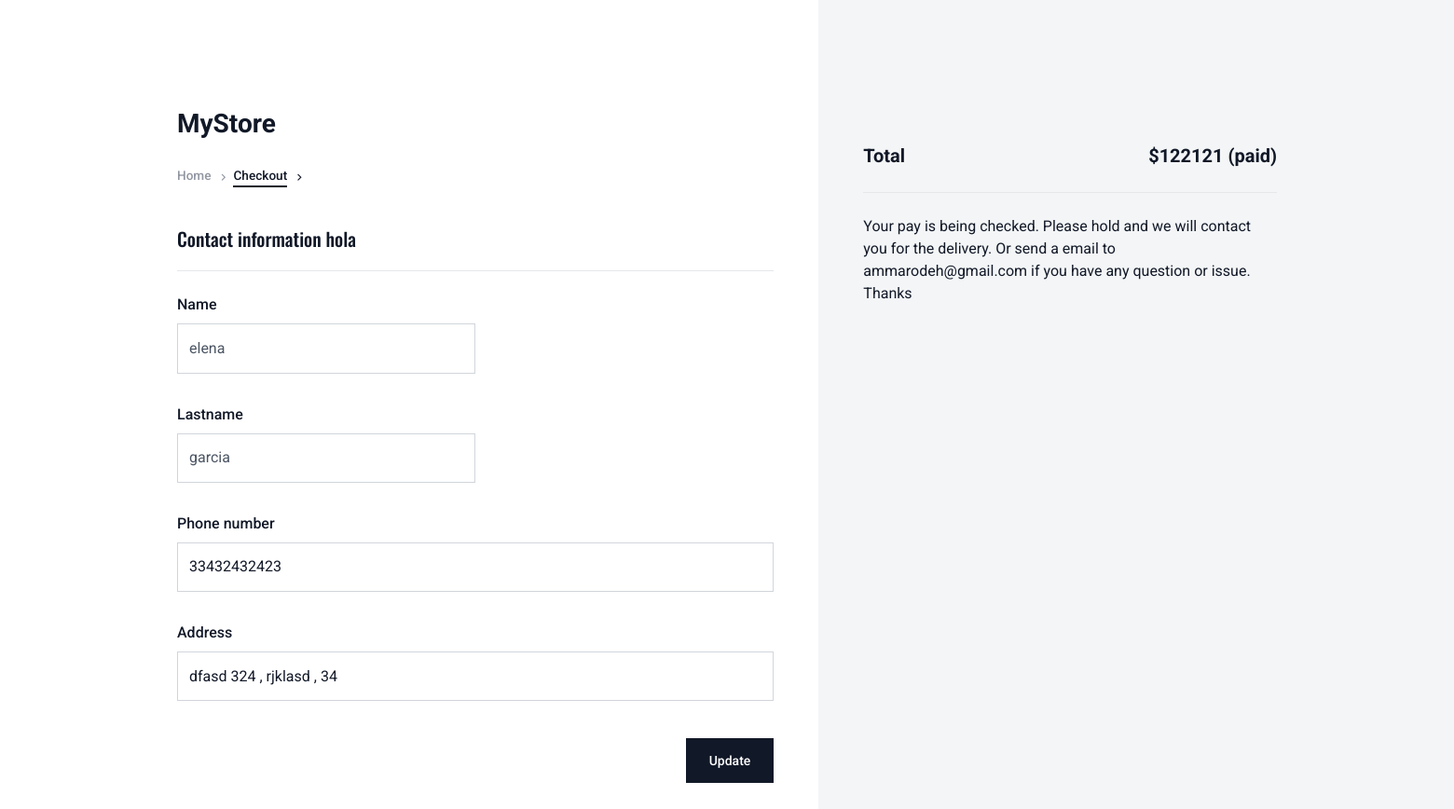
The app's page /checkout/6/ (signed in) with its own data.
### products/models.py (models this page shows, shortened)
class Cart(models.Model):
    client = models.ForeignKey(Client, on_delete=models.CASCADE, related_name='carts')
    total = models.PositiveIntegerField(default=0, null=True, blank=True)
    done = models.BooleanField(default=False)
    products_q = models.SmallIntegerField(default=0, blank=True, null=True)
    date_created = models.DateField(auto_now_add=True, editable=False)
    payment_code = models.CharField(max_length=150, null=True, blank=True)

class Client(models.Model):
    user = models.OneToOneField(User, on_delete=models.CASCADE)
    phone_number = models.CharField(max_length=200, blank=True, null=True)
    address = models.CharField(max_length=750, null=True, blank=True)

### products/views.py (the view, shortened to what this page needs)
# urls.py: path('checkout/<int:cart_id>/', login_required(checkout), name="checkout"),
def checkout(request, cart_id):
    cart = Cart.objects.filter(id=cart_id).first()
    if request.method == 'GET':
        client_form = ClientForm(instance=cart.client)
        cart_form = CartForm(instance=cart)
        context = {
        'cart' : cart,
        'client_form': client_form,
        'cart_form': cart_form,
        }
        template_name = 'checkout.html'
        return render(request, template_name, context)

### products/forms.py (shortened to what this page needs)
class ClientForm(forms.ModelForm):
    first_name = forms.CharField(max_length=30, required=True, widget=forms.TextInput(attrs={
                'class':"form-control",
                'id':"first_name",
            }))
    last_name = forms.CharField(max_length=30, required=True,widget=forms.TextInput(attrs={
                'class':"form-control",
                'id':"last_name",
            }))
    class Meta:
        model = Client
        fields = ['phone_number', 'address', 'last_name', 'first_name']
        widgets = {
            'address': forms.TextInput(attrs={
                'class':"form-control",
                'id':"address",
            }),
            'phone_number': forms.TextInput(attrs={
                'class':"form-control",
                'id':"phone_number",
            }),
        }
    def __init__(self, *args, **kwargs):
        super(ClientForm, self).__init__(*args, **kwargs)
        instance = kwargs.get('instance')
        if instance:
            self.fields['first_name'].widget.attrs['placeholder'] = instance.user.first_name
            self.fields['last_name'].widget.attrs['placeholder'] = instance.user.last_name

class CartForm(forms.ModelForm):
    class Meta:
        model = Cart
        fields = ['payment_code',]
        widgets = {
            'payment_code': forms.TextInput(attrs={
                'class':"form-control",
                'id':"payment_code",
                'placeholder': 'Payment Code'
            }),}

### templates/checkout.html (shortened to what this page needs)
{% extends 'base.html' %}
{% load static %}
{% block 'styles' %}
  <link rel="stylesheet" href="{% static 'cart/css/libs.bundle.css' %}" />
  <link rel="stylesheet" href="{% static 'cart/css/theme.bundle.css' %}" />
  {% endblock %}
  {% block 'main' %}
    <section class="mt-0  vh-lg-100">
        <div class="container">
            <div class="row g-0 vh-lg-100">
                <div class="col-lg-7 pt-5 pt-lg-10">
                    <div class="pe-lg-5">
                        <a class="navbar-brand fw-bold fs-3 flex-shrink-0 mx-0 px-0" href="./index.html">
                                <div class="d-flex align-items-center">
                                  MyStore </div>
                            </a>
                        <nav class="d-none d-md-block">
                            <ul class="list-unstyled d-flex justify-content-start mt-4 align-items-center fw-bolder small">
                                <li class="me-4"><a class="nav-link-checkout "
                                  href="{% url 'home' %}">Home</a></li>
                                <li class="me-4"><a class="nav-link-checkout active">Checkout</a></li>
                            </ul>
                        </nav>                        <div class="mt-5">
                            <div class="d-flex justify-content-between align-items-center mb-4 border-bottom pb-4 my-4">
                              <h3 class="fs-5 fw-bolder m-0 lh-1">Contact information {{cart.client.user.username}}</h3>
                            </div>
                            <div class="row" id="profile-form">
                              <form method="post">{% csrf_token %}
                                <div class="col-sm-6">
                                  <div class="form-group">
                                    <label for="name" class="form-label">Name</label>
                                    {{client_form.first_name}}
                                  </div>
                                </div>
                                <div class="col-sm-6">
                                  <div class="form-group">
                                    <label for="lastname" class="form-label">Lastname</label>
                                    {{client_form.last_name}}
                                  </div>
                                </div>
                                <div class="col-sm-12">
                                  <div class="form-group">
                                    <label for="phone" class="form-label">Phone number</label>
                                     {{client_form.phone_number}}
                                  </div>
                                </div>
                                <div class="col-sm-12">
                                    <div class="form-group">
                                      <label for="phone" class="form-label">Address</label>
                                  {{client_form.address}}
                                    </div>
                                  </div>
                                <div class="py-2">
                                  <div class="input-group mb-0 d-flex flex-row-reverse">
                                      <button type="submit" class="btn btn-dark btn-sm px-4 py-3 mb-4" id="submit-button" name="client_form">Update</button>
                                  </div>
                              </div>
                            </form>
                            </div>
                                               </div>
                    </div>
                </div>
                <div class="col-12 col-lg-5 bg-light pt-lg-10 aside-checkout pb-5 pb-lg-0 my-5 my-lg-0">
                    <div class="p-4 py-lg-0 pe-lg-0 ps-lg-5">
                        <div class="pb-3"  id="cartTable">
                        </div>
                        <div class="py-4 border-bottom">
                            <div class="d-flex justify-content-between">
                                <div>
                                    <p class="m-0 fw-bold fs-5">Total</p>
                                </div>
                                <p class="m-0 fs-5 fw-bold" id="cartTotal">${{cart.total}}                           {% if cart.done == True %} (paid) {% endif %}
                                </p>
                            </div>
                        </div>
                        <div class="py-4">
                          <div class="pb-5 d-flex justify-content-md-end align-items-center">
                            {% if cart.done == False %}
                            <p>By clicking, a new window to my wallet will open. Enter the total amount from above and send the money. Copy the transaction code here. After payment, we will contact you by email.</p>
                            {% else %}
                            <p>Your pay is being checked. Please hold and we will contact you for the delivery. Or send a email to ammarodeh@gmail.com if you have any question or issue. Thanks </p>
                            {% endif %}
                          </div>
                        </div>
                    </div>
                </div>
            </div>
        </div>
    </section>
    {% endblock %}

### static/cart/css/libs.bundle.css (style rules this page uses)
:root { --swiper-theme-color:#007aff }
:root { --swiper-navigation-size:44px }

### records on screen
Cart: client.user.username "hola", total "122121"
Client: phone_number "33432432423", address "dfasd 324 , rjklasd , 34"
